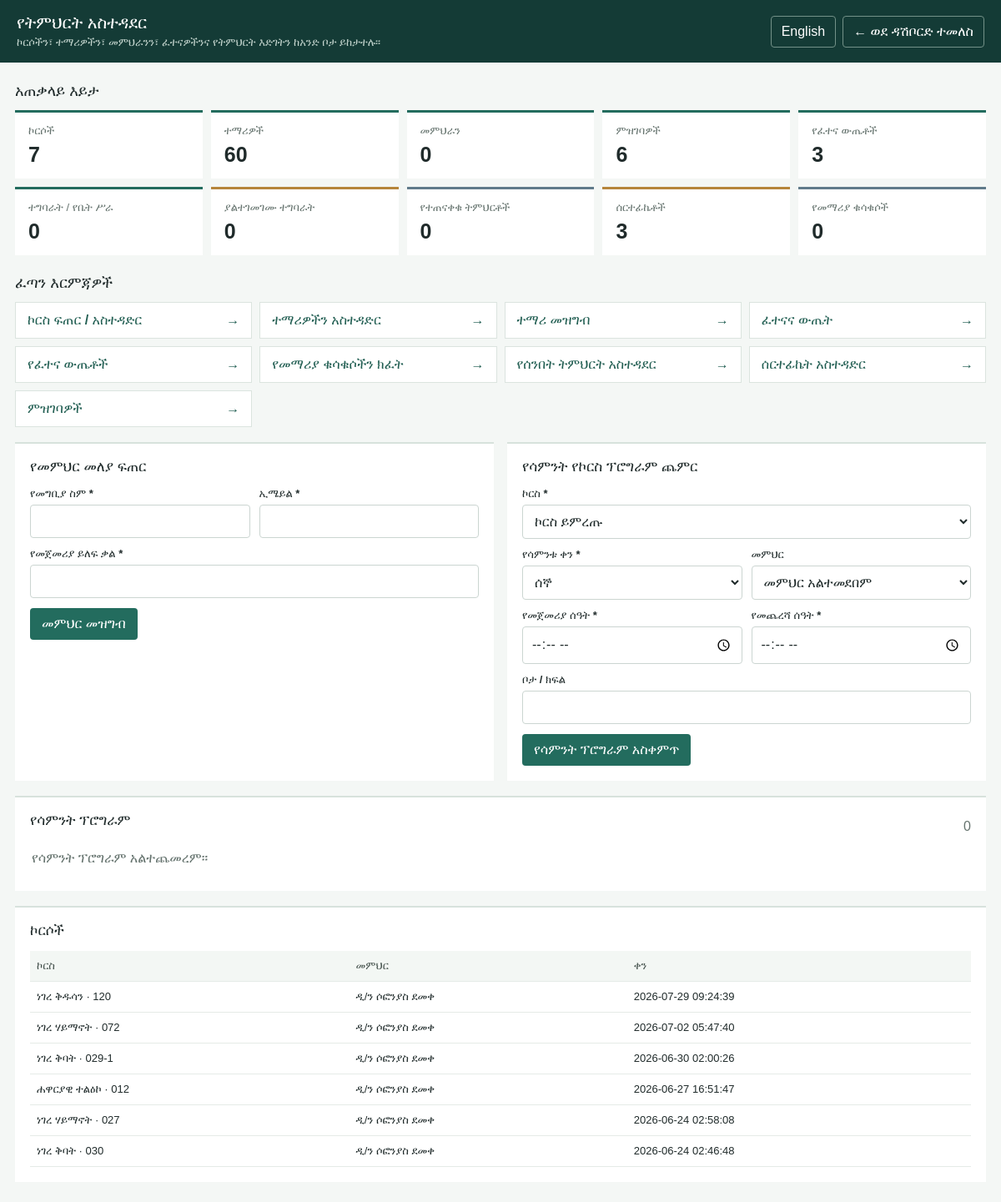
The app's page /admin_education_dashboard.php (signed in) with its own data.
### tables this page shows
CREATE TABLE `courses` (
  `id` int(11) NOT NULL AUTO_INCREMENT,
  `course_name` varchar(255) NOT NULL,
  `course_code` varchar(50) NOT NULL,
  `short_description` text DEFAULT NULL,
  `description` text DEFAULT NULL,
  `category` varchar(100) DEFAULT NULL,
  `level` varchar(50) DEFAULT NULL,
  `thumbnail` varchar(255) DEFAULT NULL,
  `price` decimal(10,2) NOT NULL DEFAULT 0.00,
  `instructor` varchar(255) DEFAULT NULL,
  `pdf_file` varchar(255) DEFAULT NULL,
  `tutorial_topic` varchar(255) DEFAULT NULL,
  `tutorial_text` text DEFAULT NULL,
  `tutorial_image` varchar(255) DEFAULT NULL,
  `tutorial_audio` varchar(255) DEFAULT NULL,
  `tutorial_video` varchar(255) DEFAULT NULL,
  `modules` text DEFAULT NULL,
  `quiz` text DEFAULT NULL,
  `assignment` text DEFAULT NULL,
  `certificate_requirements` text DEFAULT NULL,
  `created_at` datetime DEFAULT current_timestamp(),
  `instructor_bio` text DEFAULT NULL,
  `instructor_image` varchar(255) DEFAULT NULL,
  PRIMARY KEY (`id`),
  UNIQUE KEY `course_code` (`course_code`)
);

### admin_management_i18n.php (called while the page is built, shortened)
<?php
$adminManagementLanguage = $_GET['lang'] ?? $_SESSION['admin_lang'] ?? 'am';
function adminManagementText(string $key): string
{
    global $adminManagementLanguage;
    return $translations[$key][$adminManagementLanguage] ?? $translations[$key]['en'] ?? $key;
}
$adminManagementSwitchParams = $_GET;
$adminManagementSwitchParams['lang'] = $adminManagementLanguage === 'am' ? 'en' : 'am';
$adminManagementSwitchUrl = basename($_SERVER['PHP_SELF'] ?? '') . '?' . http_build_query($adminManagementSwitchParams);

### db.php (called while the page is built, shortened)
<?php
if (!function_exists('safe')) {
    function safe($value): string
    {
        if (is_scalar($value)) {
            return htmlspecialchars((string)$value, ENT_QUOTES, 'UTF-8');
        }
        return '';
    }
}

### admin_education_dashboard.php (the view, shortened to what this page needs)
<?php
require_once __DIR__ . '/db.php';
require_once __DIR__ . '/management_schema.php';
require_once __DIR__ . '/admin_management_i18n.php';
$pdo->exec('CREATE TABLE IF NOT EXISTS exam_submissions (id INT AUTO_INCREMENT PRIMARY KEY, student_id VARCHAR(100) NOT NULL, student_name VARCHAR(255) NOT NULL, exam_type VARCHAR(50) NOT NULL, score INT NOT NULL DEFAULT 0, total_questions INT NOT NULL DEFAULT 0, answers JSON DEFAULT NULL, submitted_at DATETIME DEFAULT CURRENT_TIMESTAMP) ENGINE=InnoDB DEFAULT CHARSET=utf8mb4 COLLATE=utf8mb4_unicode_ci');
$pdo->exec('CREATE TABLE IF NOT EXISTS certificates (id INT AUTO_INCREMENT PRIMARY KEY, student_id VARCHAR(100) NOT NULL, student_name VARCHAR(255) NOT NULL, exam_type VARCHAR(50) NOT NULL, score INT NOT NULL DEFAULT 0, total_questions INT NOT NULL DEFAULT 0, course_name VARCHAR(255) DEFAULT NULL, issued_at DATETIME DEFAULT CURRENT_TIMESTAMP, UNIQUE KEY uq_certificate_student_exam (student_id, exam_type)) ENGINE=InnoDB DEFAULT CHARSET=utf8mb4 COLLATE=utf8mb4_unicode_ci');
$counts = [
    'courses' => (int)$pdo->query('SELECT COUNT(*) FROM courses')->fetchColumn(),
    'students' => (int)$pdo->query('SELECT COUNT(*) FROM students')->fetchColumn(),
    'teachers' => (int)$pdo->query("SELECT COUNT(*) FROM admin_users WHERE LOWER(role) IN ('instructor', 'teacher')")->fetchColumn(),
    'enrollments' => (int)$pdo->query('SELECT COUNT(*) FROM registrations')->fetchColumn(),
    'exams' => (int)$pdo->query('SELECT COUNT(*) FROM exam_submissions')->fetchColumn(),
    'assignments' => (int)$pdo->query('SELECT COUNT(*) FROM assignments')->fetchColumn(),
    'pending_assignments' => (int)$pdo->query("SELECT COUNT(*) FROM assignments WHERE LOWER(status) IN ('pending', 'submitted')")->fetchColumn(),
    'lessons_completed' => (int)$pdo->query('SELECT COUNT(*) FROM lesson_progress')->fetchColumn(),
    'certificates' => (int)$pdo->query('SELECT COUNT(*) FROM certificates')->fetchColumn(),
    'materials' => (int)$pdo->query('SELECT COUNT(*) FROM course_lessons')->fetchColumn(),
];
$schedule = $pdo->query('SELECT s.*, au.username AS teacher_name FROM course_weekly_schedule s LEFT JOIN admin_users au ON au.id = s.teacher_id ORDER BY s.weekday ASC, s.start_time ASC, s.id DESC LIMIT 100')->fetchAll(PDO::FETCH_ASSOC);
$recentCourses = $pdo->query('SELECT course_name, course_code, instructor, created_at FROM courses ORDER BY created_at DESC LIMIT 6')->fetchAll(PDO::FETCH_ASSOC);
$weekdays = [
    1 => 'education_monday',
    2 => 'education_tuesday',
    3 => 'education_wednesday',
    4 => 'education_thursday',
    5 => 'education_friday',
    6 => 'education_saturday',
    7 => 'education_sunday',
];
?>
<!DOCTYPE html>
<html lang="<?php echo safe($adminManagementLanguage); ?>">
<head>
</head>
<body>
<header class="topbar"><div><h1><?php echo safe(adminManagementText('education_dashboard_title')); ?></h1><p><?php echo safe(adminManagementText('education_dashboard_intro')); ?></p></div><nav class="nav"><a href="<?php echo safe($adminManagementSwitchUrl); ?>"><?php echo safe(adminManagementText('language_switch')); ?></a><a href="admin_dashboard.php">← <?php echo safe(adminManagementText('back_dashboard')); ?></a></nav></header>
<main class="wrap">
    <h2 class="section-title" style="margin-top:0"><?php echo safe(adminManagementText('education_overview')); ?></h2>
    <section class="stats">
        <?php foreach ([['courses', 'education_courses'], ['students', 'education_students'], ['teachers', 'education_teachers'], ['enrollments', 'education_enrollments'], ['exams', 'education_exams'], ['assignments', 'education_assignments'], ['pending_assignments', 'education_pending_assignments'], ['lessons_completed', 'education_completed_lessons'], ['certificates', 'education_certificates'], ['materials', 'education_materials']] as [$key, $label]): ?>
            <div class="stat <?php echo in_array($key, ['pending_assignments', 'certificates'], true) ? 'warm' : (in_array($key, ['materials', 'lessons_completed'], true) ? 'cool' : ''); ?>"><span><?php echo safe(adminManagementText($label)); ?></span><strong><?php echo number_format($counts[$key]); ?></strong></div>
        <?php endforeach; ?>
    </section>
    <h2 class="section-title"><?php echo safe(adminManagementText('education_quick_actions')); ?></h2>
    <nav class="quick" aria-label="Education tools">
        <a href="admin_course_builder.php"><?php echo safe(adminManagementText('education_create_course')); ?><span>→</span></a>
        <a href="admin_students.php"><?php echo safe(adminManagementText('education_manage_students')); ?><span>→</span></a>
        <a href="admin_edit_student.php"><?php echo safe(adminManagementText('education_register_student')); ?><span>→</span></a>
        <a href="admin_exam_results.php"><?php echo safe(adminManagementText('education_grades')); ?><span>→</span></a>
        <a href="admin_add_question.php?view=sections"><?php echo safe(adminManagementText('education_exams')); ?><span>→</span></a>
        <a href="library.php"><?php echo safe(adminManagementText('education_material_library')); ?><span>→</span></a>
        <a href="admin_sunday_school_classes.php"><?php echo safe(adminManagementText('sunday_dashboard')); ?><span>→</span></a>
        <a href="admin_certificate.php"><?php echo safe(adminManagementText('education_certificates_manage')); ?><span>→</span></a>
        <a href="admin_registrations.php"><?php echo safe(adminManagementText('education_enrollments')); ?><span>→</span></a>
    </nav>
    <div class="columns" style="margin-top:18px">
        <section class="section">
            <h3><?php echo safe(adminManagementText('education_teacher_form')); ?></h3>
            <form method="post">
                <div class="form-grid">
                    <div class="field"><label for="username"><?php echo safe(adminManagementText('education_username')); ?> *</label><input id="username" name="username" maxlength="100" autocomplete="off" required></div>
                    <div class="field"><label for="email"><?php echo safe(adminManagementText('email')); ?> *</label><input id="email" name="email" type="email" maxlength="255" required></div>
                    <div class="field full"><label for="password"><?php echo safe(adminManagementText('education_password')); ?> *</label><input id="password" name="password" type="password" minlength="10" autocomplete="new-password" required></div>
                </div>
                <button class="submit" type="submit"><?php echo safe(adminManagementText('education_create_teacher')); ?></button>
            </form>
        </section>
        <section class="section">
            <h3><?php echo safe(adminManagementText('education_schedule_form')); ?></h3>
            <form method="post">
                <div class="form-grid">
                    <div class="field full"><label for="course_id"><?php echo safe(adminManagementText('education_course')); ?> *</label><select id="course_id" name="course_id" required><option value=""><?php echo safe(adminManagementText('education_select_course')); ?></option></select></div>
                    <div class="field"><label for="weekday"><?php echo safe(adminManagementText('education_day')); ?> *</label><select id="weekday" name="weekday" required><?php foreach ($weekdays as $day => $translation): ?><option value="<?php echo $day; ?>"><?php echo safe(adminManagementText($translation)); ?></option><?php endforeach; ?></select></div>
                    <div class="field"><label for="teacher_id"><?php echo safe(adminManagementText('education_teacher')); ?></label><select id="teacher_id" name="teacher_id"><option value="0"><?php echo safe(adminManagementText('education_no_teacher')); ?></option></select></div>
                    <div class="field"><label for="start_time"><?php echo safe(adminManagementText('education_start_time')); ?> *</label><input id="start_time" name="start_time" type="time" required></div>
                    <div class="field"><label for="end_time"><?php echo safe(adminManagementText('education_end_time')); ?> *</label><input id="end_time" name="end_time" type="time" required></div>
                    <div class="field full"><label for="location"><?php echo safe(adminManagementText('education_location')); ?></label><input id="location" name="location" maxlength="180"></div>
                </div>
                <button class="submit" type="submit"><?php echo safe(adminManagementText('education_add_schedule')); ?></button>
            </form>
        </section>
    </div>
    <section class="section">
        <div style="display:flex;justify-content:space-between;gap:10px;align-items:center"><h3><?php echo safe(adminManagementText('education_weekly_schedule')); ?></h3><span class="muted"><?php echo count($schedule); ?></span></div>
        <?php if (!$schedule): ?><div class="empty"><?php echo safe(adminManagementText('education_no_schedule')); ?></div><?php endif; ?>
    </section>
    <section class="section">
        <h3><?php echo safe(adminManagementText('education_courses')); ?></h3>
        <?php if (!$recentCourses): ?><div class="empty"><?php echo safe(adminManagementText('education_no_courses')); ?></div><?php else: ?><div class="table-wrap"><table><thead><tr><th><?php echo safe(adminManagementText('education_course')); ?></th><th><?php echo safe(adminManagementText('education_teacher')); ?></th><th><?php echo safe(adminManagementText('date')); ?></th></tr></thead><tbody><?php foreach ($recentCourses as $course): ?><tr><td><?php echo safe($course['course_name']); ?> · <?php echo safe($course['course_code']); ?></td><td><?php echo safe($course['instructor'] ?? ''); ?></td><td><?php echo safe($course['created_at']); ?></td></tr><?php endforeach; ?></tbody></table></div><?php endif; ?>
    </section>
</main>
</body>
</html>

### admin_education_dashboard.php (style rules this page uses)
:root { font-family:Arial,sans-serif;color:#202b2b;background:#f4f7f5;font-synthesis:none }
* { box-sizing:border-box }
body { margin:0 }
.topbar { background:#143b36;color:#fff;padding:16px max(20px,calc((100% - 1200px)/2));display:flex;justify-content:space-between;align-items:center;gap:14px }
.topbar h1 { font-size:20px;margin:0 }
.topbar p { margin:4px 0 0;color:#c4d5ce;font-size:13px }
.nav { display:flex;gap:8px;flex-wrap:wrap }
.nav a { color:#fff;text-decoration:none;border:1px solid #739188;border-radius:4px;padding:9px 12px }
.wrap { max-width:1200px;margin:24px auto;padding:0 18px }
.section-title { margin:23px 0 12px;font-size:18px }
.stats { display:grid;grid-template-columns:repeat(5,minmax(0,1fr));gap:10px }
.stat { background:#fff;padding:14px 16px;border-top:3px solid #236c5e;min-width:0 }
.stat span { display:block;color:#65736e;font-size:13px }
.stat strong { display:block;font-size:25px;margin-top:6px }
.stat.warm { border-top-color:#b6853b }
.stat.cool { border-top-color:#607b8a }
.quick { display:grid;grid-template-columns:repeat(4,minmax(0,1fr));gap:9px }
.quick a { display:flex;justify-content:space-between;gap:8px;background:#fff;border:1px solid #dbe4df;padding:12px 14px;color:#215e52;text-decoration:none;font-weight:600 }
.columns { display:grid;grid-template-columns:repeat(2,minmax(0,1fr));gap:16px }
.section { background:#fff;padding:18px;border-top:2px solid #d7e2dc;margin-bottom:18px;min-width:0 }
.section h3 { font-size:17px;margin:0 0 14px }
.form-grid { display:grid;grid-template-columns:repeat(2,minmax(0,1fr));gap:11px }
.field { display:flex;flex-direction:column;gap:5px }
.field.full { grid-column:1/-1 }
label { font-size:13px;font-weight:600 }
input,select { width:100%;padding:10px;border:1px solid #cbd5d1;border-radius:4px;background:#fff;color:#202b2b;font:inherit }
.submit { margin-top:12px;padding:10px 14px;border:0;border-radius:4px;background:#236c5e;color:#fff;font:inherit;cursor:pointer }
.table-wrap { overflow:auto }
table { width:100%;border-collapse:collapse;font-size:13px }
th,td { text-align:left;vertical-align:top;padding:10px 8px;border-bottom:1px solid #e5ebe7;white-space:nowrap }
th { background:#f3f7f4;color:#46534e }
.muted { color:#65736e }
.empty { padding:12px 2px;color:#65736e }

### records on screen
courses: course_name "ነገረ ቅዱሳን", course_code "120", instructor "ዲ/ን ሶፎንያስ ደመቀ", created_at "2026-07-29 09:24:39"
courses: course_name "ነገረ ሃይማኖት", course_code "072", instructor "ዲ/ን ሶፎንያስ ደመቀ", created_at "2026-07-02 05:47:40"
courses: course_name "ነገረ ቅባት", course_code "029-1", instructor "ዲ/ን ሶፎንያስ ደመቀ", created_at "2026-06-30 02:00:26"
courses: course_name "ሐዋርያዊ ተልዕኮ", course_code "012", instructor "ዲ/ን ሶፎንያስ ደመቀ", created_at "2026-06-27 16:51:47"
courses: course_name "ነገረ ሃይማኖት", course_code "027", instructor "ዲ/ን ሶፎንያስ ደመቀ", created_at "2026-06-24 02:58:08"
courses: course_name "ነገረ ቅባት", course_code "030", instructor "ዲ/ን ሶፎንያስ ደመቀ", created_at "2026-06-24 02:46:48"

### other values on screen
safe(adminManagementText('education_dashboard_title')) "የትምህርት አስተዳደር"
safe(adminManagementText('education_dashboard_intro')) "ኮርሶችን፣ ተማሪዎችን፣ መምህራንን፣ ፈተናዎችንና የትምህርት እድገትን ከአንድ ቦታ ይከታተሉ።"
safe(adminManagementText('language_switch')) "English"
safe(adminManagementText('back_dashboard')) "ወደ ዳሽቦርድ ተመለስ"
safe(adminManagementText('education_overview')) "አጠቃላይ እይታ"
safe(adminManagementText($label)) "ኮርሶች"
$counts[$key] "7"
safe(adminManagementText($label)) "ተማሪዎች"
$counts[$key] "60"
safe(adminManagementText($label)) "መምህራን"
$counts[$key] "0"
safe(adminManagementText($label)) "ምዝገባዎች"
$counts[$key] "6"
safe(adminManagementText($label)) "የፈተና ውጤቶች"
$counts[$key] "3"
